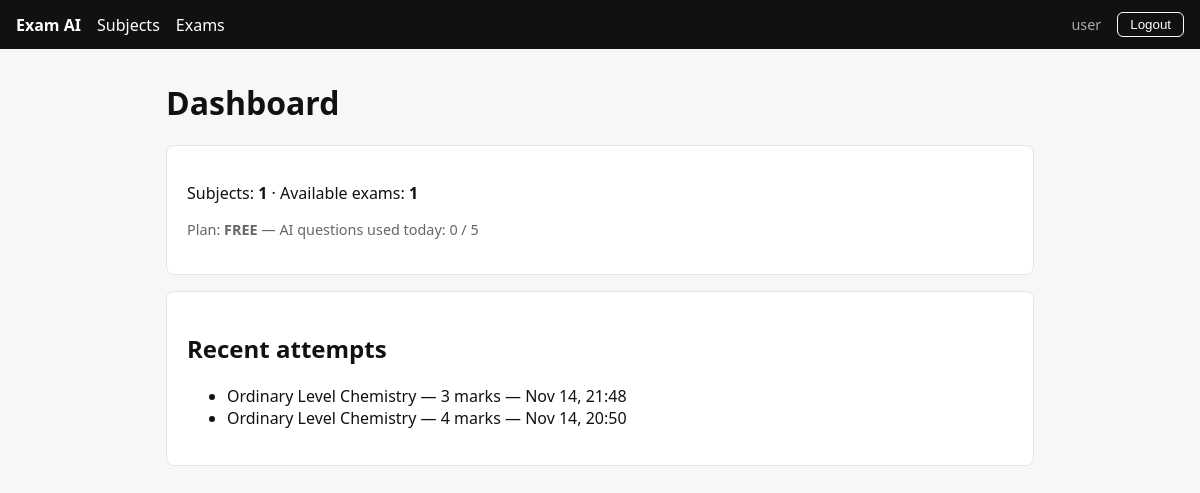
The page /dashboard/ (signed in) on the database its author committed.
### exams/models.py (models this page shows, shortened)
class Subscription(models.Model):
    PLAN_CHOICES = [("free", "Free"), ("pro", "Pro")]
    FREE_DAILY_LIMIT = 5
    user = models.OneToOneField(
        settings.AUTH_USER_MODEL, on_delete=models.CASCADE, related_name="subscription"
    )
    plan = models.CharField(max_length=20, choices=PLAN_CHOICES, default="free")
    ai_questions_used_today = models.PositiveIntegerField(default=0)
    last_reset = models.DateField(default=date.today)
    stripe_customer_id = models.CharField(max_length=100, blank=True)

class ExamAttempt(models.Model):
    exam = models.ForeignKey(Exam, on_delete=models.CASCADE, related_name="attempts")
    student = models.ForeignKey(settings.AUTH_USER_MODEL, on_delete=models.CASCADE)
    started_at = models.DateTimeField(auto_now_add=True)
    submitted_at = models.DateTimeField(null=True, blank=True)
    score = models.PositiveIntegerField(default=0)

class Exam(models.Model):
    subject = models.ForeignKey(
        "subjects.Subject", on_delete=models.CASCADE, related_name="exams"
    )
    title = models.CharField(max_length=200)
    description = models.TextField(blank=True)
    duration_minutes = models.PositiveIntegerField(default=30)
    pass_mark = models.PositiveIntegerField(default=50)
    is_published = models.BooleanField(default=False)
    created_by = models.ForeignKey(
        settings.AUTH_USER_MODEL,
        on_delete=models.SET_NULL,
        null=True,
        blank=True,
    )
    created_at = models.DateTimeField(auto_now_add=True)

### dashboard/views.py (the view)
# urls.py: 2. Add a URL to urlpatterns:  path('', views.home, name='home')
@login_required
def home(request):
    sub, _ = Subscription.objects.get_or_create(user=request.user)
    context = {
        "subject_count": Subject.objects.count(),
        "available_exams": Exam.objects.filter(is_published=True).count(),
        "my_attempts": ExamAttempt.objects.filter(student=request.user).order_by("-started_at")[:5],
        "weak_topics": get_weak_topics(request.user),
        "subscription": sub,
    }
    return render(request, "dashboard/home.html", context)

### exams/services/scoring.py (called while the page is built)
def get_weak_topics(student, threshold=60, limit=5):
    return (
        TopicPerformance.objects.filter(student=student, total_questions__gte=1)
        .annotate(
            accuracy_pct=ExpressionWrapper(
                F("correct_answers") * 100.0 / F("total_questions"),
                output_field=FloatField(),
            )
        )
        .filter(accuracy_pct__lt=threshold)
        .select_related("topic__scheme__subject")
        .order_by("accuracy_pct")[:limit]
    )

### templates/dashboard/home.html (shortened to what this page needs)
{% extends "base.html" %}
{% block content %}
<h1>Dashboard</h1>
<div class="card">
  <p>Subjects: <strong>{{ subject_count }}</strong> · Available exams: <strong>{{ available_exams }}</strong></p>
  <p class="muted">Plan: <strong>{{ subscription.plan|upper }}</strong>
    {% if subscription.plan == "free" %}
      — AI questions used today: {{ subscription.ai_questions_used_today }} / {{ subscription.FREE_DAILY_LIMIT }}
    {% endif %}
  </p>
</div>
<div class="card">
  <h2>Recent attempts</h2>
  {% if my_attempts %}
    <ul>
      {% for a in my_attempts %}
        <li>{{ a.exam.title }} — {{ a.score }} marks — {{ a.started_at|date:"M d, H:i" }}</li>
      {% endfor %}
    </ul>
  {% else %}
    <p class="muted">No attempts yet. <a href="{% url 'exam_list' %}">Take an exam</a> to start.</p>
  {% endif %}
</div>
{% endblock %}

### templates/base.html (shortened to what this page needs)
<!DOCTYPE html>
<html lang="en">
<head>
</head>
<body>
  <nav>
    <a href="{% url 'dashboard' %}"><strong>Exam AI</strong></a>
    <a href="{% url 'subject_list' %}">Subjects</a>
    <a href="{% url 'exam_list' %}">Exams</a>
    {% if user.is_authenticated %}
      <span class="muted" style="color:#aaa">{{ user.username }}</span>
      <form method="post" action="{% url 'logout' %}">
        <button type="submit" style="background:transparent; border:1px solid #fff; padding:0.25rem 0.75rem;">Logout</button>
      </form>
    {% else %}
      <a href="{% url 'login' %}">Login</a>
      <a href="{% url 'register' %}">Register</a>
    {% endif %}
  </nav>
  <main>
    {% block content %}{% endblock %}
  </main>
</body>
</html>

### templates/base.html (style rules this page uses)
* { box-sizing: border-box; }
body { font-family: system-ui, sans-serif; margin: 0; background: #f7f7f8; color: #111; }
nav { background: #111; color: #fff; padding: 0.75rem 1rem; display: flex; gap: 1rem; align-items: center; flex-wrap: wrap; }
nav a { color: #fff; text-decoration: none; }
nav form { margin: 0; }
main { max-width: 900px; margin: 2rem auto; padding: 0 1rem; }
.card { background: #fff; border: 1px solid #e5e5e5; border-radius: 8px; padding: 1.25rem; margin-bottom: 1rem; }
.muted { color: #666; font-size: 0.9rem; }
button, .btn { background: #111; color: #fff; border: none; padding: 0.5rem 1rem; border-radius: 6px; cursor: pointer; text-decoration: none; display: inline-block; }

### rows shown on the page
Subscription: plan "FREE", ai_questions_used_today "0", FREE_DAILY_LIMIT "5"
ExamAttempt: exam "Ordinary Level Chemistry", score "3", started_at "Nov 14, 21:48"
ExamAttempt: exam "Ordinary Level Chemistry", score "4", started_at "Nov 14, 20:50"

### other values the page prints
{{ user.username }} "user"
{{ subject_count }} "1"
{{ available_exams }} "1"
